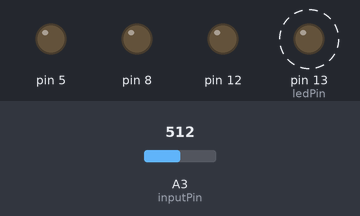
The sketch below on a simulated Arduino Uno, built with avr-gcc and run on an emulated ATmega328P. On the bench: output pins drawn as LEDs (lit = HIGH). Dashed ring = blinking. The inputs (shaded band) are chosen by the test bench; at power-on: A3 (inputPin) = 512. What the sketch prints to the serial monitor is not drawn.

Above: at 1.2 s.
1.3 s: A3 (inputPin) set to 24
At 1.88 s:
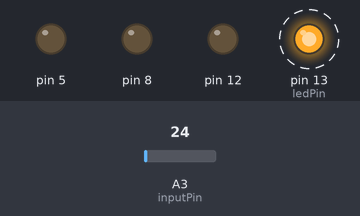
4.3 s: A3 (inputPin) set to 21
At 4.8 s:
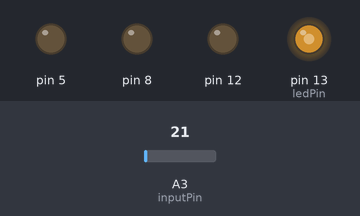
7.3 s: A3 (inputPin) set to 306
At 7.57 s:
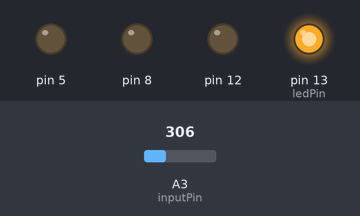
Timing chart, 0 to 16.3 s (numbered marks = the images above; inputs shaded):
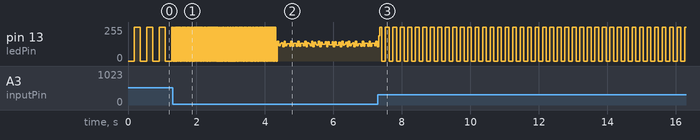

The sketch:

QTouch_HackerPort.ino
```cpp
/* Qtouch test


* {♥} COMINGLE --  2014/12/04 -- Share Freely


 */

// constants won't change. Used here to
// set pin numbers:
const int ledPin =  13;      // This is the Analog input
const int inputPin = A3;
// Variables will change:
int ledState = LOW;             // ledState used to set the LED
long previousMillis = 0;        // will store last time LED was updated

// the follow variables is a long because the time, measured in miliseconds,
// will quickly become a bigger number than can be stored in an int.
long interval =120;           // interval at which to blink (milliseconds)

int brightness = 0;    // how bright the LED is
int fadeAmount = 5;    // how many points to fade the LED by

void setup() {
  // set the digital pin as output:
  pinMode(ledPin, OUTPUT);
  Serial.begin(9600);
    pinMode(5, OUTPUT);


        //Set up the multiplexer to choose the correct style of inputs on hacker port
  pinMode(8, OUTPUT);
  pinMode(12, OUTPUT);
    digitalWrite(8, LOW);
  digitalWrite(12, LOW);

  //For some CRAZY REASON A8 is called pin 9
  pinMode(9, INPUT);

}

void loop()
{

   int sensorValue = analogRead(inputPin); //Hooked up to potentiometer
   Serial.println(sensorValue);

//Split how the band functions at the halfway point

//From 0 - 512 the control will change the frequency of the pulsing
if(sensorValue<=512){
  interval = map(sensorValue, 0,512,0,180);
 unsigned long currentMillis = millis();

  if(currentMillis - previousMillis > interval) {
    // save the last time you blinked the LED
    previousMillis = currentMillis;

    // if the LED is off turn it on and vice-versa:
    if (ledState == LOW)
      ledState = HIGH;
    else
      ledState = LOW;

    // set the LED with the ledState of the variable:
    digitalWrite(ledPin, ledState);
  }

}

if(sensorValue>512){
    interval = map(sensorValue, 512,1023,10000,0);
  // set the brightness of pin 9:
  analogWrite(ledPin, brightness);


  // change the brightness for next time through the loop:
  brightness = brightness + fadeAmount;
  // reverse the direction of the fading at the ends of the fade:
  if (brightness == 0 || brightness == 255) {
    fadeAmount = -fadeAmount ;
  }

  // wait for 30 milliseconds to see the dimming effect
  delayMicroseconds(interval);
}


}
```

Measured:
- the behaviour switches between 23 and 22 on A3 (inputPin) (found by bisection; images 1 and 2)
- after the input at 1.3 s, pin 13 (ledPin): alternates 255/255 for 0.01 s and 0/255 for 0.01 s, starting at once
- by itself, pin 13 (ledPin): alternates 255/255 for 0.18 s and 0/255 for 0.18 s
